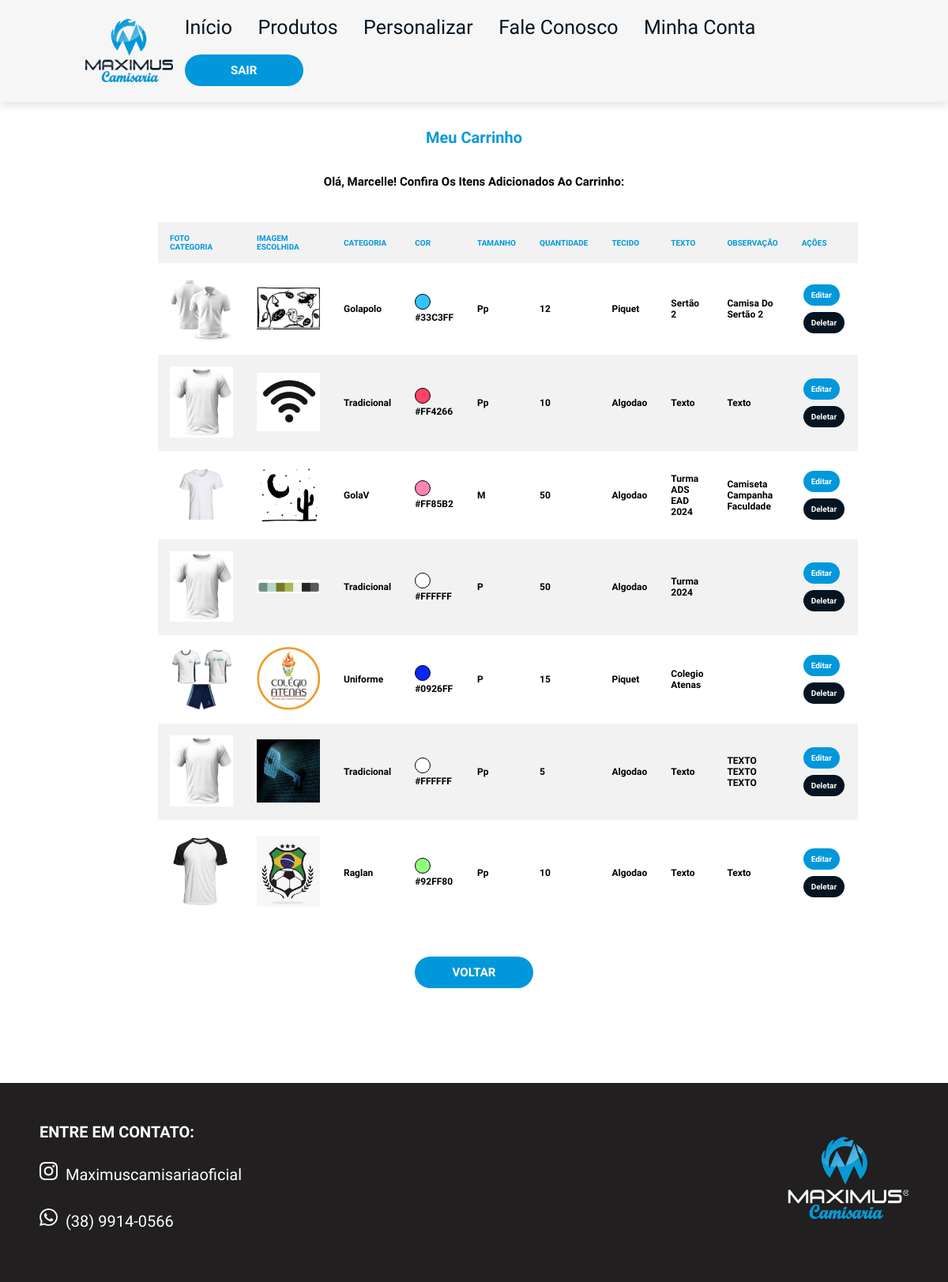
/carrinho (signed in), run on the app's committed database.
### loja/models.py (models this page shows)
class Usuario(database.Model, UserMixin):
    id = database.Column(database.Integer, primary_key=True)
    username = database.Column(database.String, nullable=False)
    userlastname = database.Column(database.String, nullable=False)
    email = database.Column(database.String, nullable=False, unique=True)
    senha = database.Column(database.String, nullable=False)
    cpf = database.Column(database.String(11), nullable=False, unique=True)
    endereco = database.Column(database.String, nullable=False)
    complemento = database.Column(database.String, nullable=False)
    cidade = database.Column(database.String, nullable=False)
    uf = database.Column(database.String(2), nullable=False)
    cep = database.Column(database.String(8), nullable=False)
    telefone = database.Column(database.String, nullable=False)

class Personalizada(database.Model):
    id = database.Column(database.Integer, primary_key=True)
    foto = database.Column(database.String, default="default.png")
    data_criacao = database.Column(database.DateTime, nullable=False, default=datetime.utcnow())
    categoria = database.Column(database.String, nullable=False)
    cor = database.Column(database.String, nullable=False)
    tamanho = database.Column(database.String, nullable=False)
    quantidade = database.Column(database.Integer, nullable=False)
    tecido = database.Column(database.String, nullable=False)
    texto_camisa = database.Column(database.String, nullable=False)
    observacao = database.Column(database.String, nullable=False)
    id_usuario = database.Column(database.Integer, database.ForeignKey('usuario.id'), nullable=False)

### loja/routes.py (the view)
@app.route("/carrinho")
@login_required
def carrinho():
    itens_personalizados = Personalizada.query.filter_by(id_usuario=current_user.id).all()
    return render_template("carrinho.html", itens_personalizados=itens_personalizados)

### loja/models.py (called while the page is built)
@login_manager.user_loader
def load_usuario(id_usuario):
    return Usuario.query.get(int(id_usuario))

### loja/templates/carrinho.html (shortened to what this page needs)
{% extends "perfil.html" %}
{% block style %}
<link rel="stylesheet" href="{{ url_for('static', filename='css/homepage.css') }}">
{% endblock %}
{% block main1 %}
<main>
    <div class=Subtitulo-base>
    <h1 class="subtitulo"> Meu Carrinho </h1>
    </div>
    <h1 class="texto"> Olá, <strong>{{current_user.username}}</strong>! Confira os itens adicionados ao carrinho:  </h1>
{% endblock %}
{% block main2 %}
<br></br>
{% if itens_personalizados %}
<div class="carrinho-container">
    <table>
        <thead>
            <tr>
                <th style="color: #0098db; font-weight: bold;">Foto Categoria</th>
                <th style="color: #0098db; font-weight: bold;">Imagem Escolhida</th>
                <th style="color: #0098db; font-weight: bold;">Categoria</th>
                <th style="color: #0098db; font-weight: bold;">Cor</th>
                <th style="color: #0098db; font-weight: bold;">Tamanho</th>
                <th style="color: #0098db; font-weight: bold;">Quantidade</th>
                <th style="color: #0098db; font-weight: bold;">Tecido</th>
                <th style="color: #0098db; font-weight: bold;">Texto</th>
                <th style="color: #0098db; font-weight: bold;">Observação</th>
                <th style="color: #0098db; font-weight: bold;">Ações</th>
            </tr>
        </thead>
        <tbody>
            {% for item in itens_personalizados %}
            <tr>
                <td>
                    {% if item.categoria == 'tradicional' %}
 	                    <img src="{{ url_for('static', filename='images/categorias/tradicional.jpeg') }}" alt="Miniatura Tradicional" width="80">
                    {% elif item.categoria == 'uniforme' %}
	                    <img src="{{ url_for('static', filename='images/categorias/uniforme.jpeg') }}" alt="Miniatura Uniforme" width="80">
                    {% elif item.categoria == 'esportiva' %}
	                    <img src="{{ url_for('static', filename='images/categorias/esportiva.jpeg') }}" alt="Miniatura Esportiva" width="80">
                    {% elif item.categoria == 'golapolo' %}
                        <img src="{{ url_for('static', filename='images/categorias/golaPolo.jpeg') }}" alt="Miniatura Gola Polo" width="80">
                    {% elif item.categoria == 'golaV' %}
                        <img src="{{ url_for('static', filename='images/categorias/golaV.jpeg') }}" alt="Miniatura Gola V" width="80">
                    {% elif item.categoria == 'longa' %}
                        <img src="{{ url_for('static', filename='images/categorias/longa.jpeg') }}" alt="Miniatura Manga Longa" width="80">
                    {% elif item.categoria == 'oversized' %}
                        <img src="{{ url_for('static', filename='images/categorias/oversized.jpeg') }}" alt="Miniatura Oversized" width="80">
                    {% elif item.categoria == 'personalizada' %}
                        <img src="{{ url_for('static', filename='images/categorias/personalizada.jpeg') }}" alt="Miniatura Personalizada" width="80">
                    {% elif item.categoria == 'raglan' %}
                        <img src="{{ url_for('static', filename='images/categorias/raglan.jpeg') }}" alt="Miniatura Raglan" width="80">
                    {% endif %}
                </td>
                <td>
                    {% if item.foto %}
                        <img src="{{ url_for('static', filename='images/fotos_camisas/' + item.foto) }}" alt="Imagem da Camiseta" width="80">
                    {% endif %}
                </td>
                <td style="font-size: 12px; font-weight: bold;">{{ item.categoria }}</td>
                <td style="font-size: 12px; font-weight: bold;"><div class="color-circle" style="background-color: {{ item.cor }};"></div>
                {{ item.cor }}
                </td>
                <td style="font-size: 12px; font-weight: bold;">{{ item.tamanho }}</td>
                <td style="font-size: 12px; font-weight: bold;">{{ item.quantidade }}</td>
                <td style="font-size: 12px; font-weight: bold;">{{ item.tecido }}</td>
                <td style="font-size: 12px; font-weight: bold;">{{ item.texto_camisa }}</td>
                <td style="font-size: 12px; font-weight: bold;">{{ item.observacao }}</td>
                <td>
                    <a href="{{ url_for('editar_item', id=item.id) }}" class="botao-editar"><strong>Editar</strong></a>
                    <a href="{{ url_for('deletar_item', id=item.id) }}" class="botao-deletar" onclick="return confirm('Tem certeza que deseja deletar este item?');"><strong>Deletar</strong></a>
                </td>
            </tr>
            {% endfor %}
        </tbody>
    </table>
</div>
    <div class="voltar">
        <a href="{{ url_for('minhaconta') }}"><button class="botao1" type="button"><strong>VOLTAR</strong></button></a>
    </div>
{% else %}
    <p>Seu carrinho está vazio!</p>
{% endif %}
</main>
{% endblock %}

### loja/static/css/homepage.css (style rules this page uses)
:root { --azulclaro: #0098db; --azulescuro: #041521; --branco: #f6f6f6; --azulbotao: #00008B; --logoescura: #211f20; }
* { margin: 0; padding: 0; box-sizing: border-box; font-family: "Quicksand", sans-serif; outline: none; border: none; text-transform: capitalize; transition: .2s linear; }
html { font-size: 62.5%; scroll-behavior: smooth; scroll-padding-top: 6rem; overflow-x: hidden; }
main { padding-top: 8px; margin-bottom: 12rem; display: flex; flex-direction: column; align-items: center; text-align: center; }
.botao1 { background-color:var(--azulclaro) ; width: 15rem; height: 4rem; border: none; font-family: 'Quicksand', sans-serif; font-size: 15px; color: white; border-radius: 20px; margin-top: 2rem; }
.subtitulo { padding: 5px; font-family: "Quicksand", sans-serif; color:#0b99db; display: flex; justify-content: center; height: 70; margin-top: 2rem; margin-bottom: 2rem; }
.texto { text-align: center; margin-top: 10px; font-size: 15px }
.color-circle { width: 20px; height: 20px; border-radius: 50%; display: inline-block; border: 1px solid #000; }
.botao-editar { background-color: var(--azulclaro); border: none; color: white; padding: 8px 10px; text-align: center; text-decoration: none; display: inline-block; border-radius: 20px; font-size: 10px; margin: 4px 2px; transition-duration: 0.4s; cursor: pointer; }
.botao-deletar { background-color: var(--azulescuro); border: none; color: white; padding: 8px 10px; text-align: center; text-decoration: none; display: inline-block; border-radius: 20px; font-size: 10px; margin: 4px 2px; transition-duration: 0.4s; cursor: pointer; }
table { width: 100%; border-collapse: collapse; border-spacing: 0; }
th, td { padding: 15px; text-align: left; }
th { background-color: #f2f2f2; font-weight: bold; text-transform: uppercase; }
tbody tr:nth-child(even) { background-color: #f2f2f2; }
.carrinho-container { margin: 20px auto; max-width: 800px; }

### data on the page
Usuario: username "Marcelle"
Personalizada: foto (picture), categoria "Golapolo", cor "#33C3FF", tamanho "Pp", quantidade "12", tecido "Piquet", texto_camisa "Sertão 2", observacao "Camisa Do Sertão 2"
Personalizada: foto (picture), categoria "Tradicional", cor "#FF4266", tamanho "Pp", quantidade "10", tecido "Algodao", texto_camisa "Texto", observacao "Texto"
Personalizada: foto (picture), categoria "GolaV", cor "#FF85B2", tamanho "M", quantidade "50", tecido "Algodao", texto_camisa "Turma ADS EAD 2024", observacao "Camiseta Campanha Faculdade"
Personalizada: foto (picture), categoria "Tradicional", cor "#FFFFFF", tamanho "P", quantidade "50", tecido "Algodao", texto_camisa "Turma 2024"
Personalizada: foto (picture), categoria "Uniforme", cor "#0926FF", tamanho "P", quantidade "15", tecido "Piquet", texto_camisa "Colegio Atenas"
Personalizada: foto (picture), categoria "Tradicional", cor "#FFFFFF", tamanho "Pp", quantidade "5", tecido "Algodao", texto_camisa "Texto", observacao "TEXTO TEXTO TEXTO"
Personalizada: foto (picture), categoria "Raglan", cor "#92FF80", tamanho "Pp", quantidade "10", tecido "Algodao", texto_camisa "Texto", observacao "Texto"
